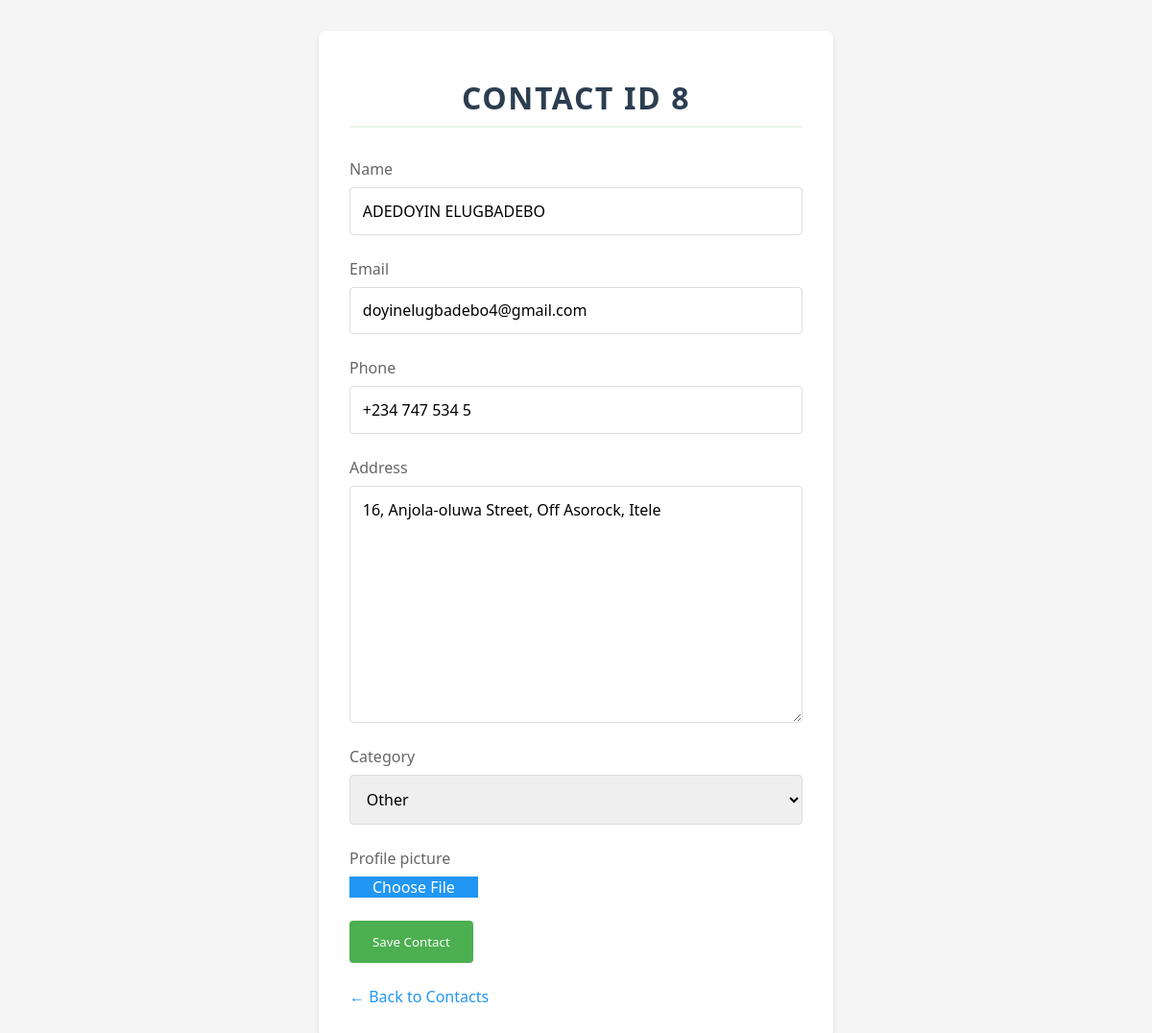
/edit/8/, run on the app's committed database.
### contacts/models.py (models this page shows, shortened)
class Contact(models.Model):
    CATEGORY_CHOICES = [
        ('family', 'Family'),
        ('friends', 'Friends'),
        ('work', 'Work'),
        ('other', 'Other'),
    ]
    name = models.CharField(max_length=100)
    email = models.EmailField(unique=True)
    phone = models.CharField(max_length=15)
    address = models.TextField(blank=True, null=True)
    category = models.CharField(max_length=20, choices=CATEGORY_CHOICES, default='other')
    profile_picture = models.ImageField(upload_to='contact_pictures/', blank=True, null=True)
    created_at = models.DateTimeField(auto_now_add=True)
    user = models.ForeignKey(User, on_delete=models.CASCADE, null=True)  # important
    class Meta:
        unique_together = ['email', 'user']  # Make email unique per user

### contacts/views.py (the view)
# urls.py: path('edit/<int:pk>/', edit_contact, name='edit_contact'),
def edit_contact(request, pk):
    contact = get_object_or_404(Contact, pk=pk)
    if request.method == 'POST':
        form = ContactForm(request.POST, request.FILES, instance=contact)
        if form.is_valid():
            form.save()
            return redirect('contact_list')
    else:
        form = ContactForm(instance=contact)
    return render(request, 'contacts/contact_form.html', {'form': form, 'contact': contact})

### contacts/forms.py
class ContactForm(forms.ModelForm):
    class Meta:
        model = Contact
        fields = ['name', 'email', 'phone', 'address', 'category', 'profile_picture']

### contacts/templates/contacts/contact_form.html (shortened to what this page needs)
<!DOCTYPE html>
<html>
<head>
</head>
<body>
    <div class="form-container">
        <h1 class="contact-identifier">Contact ID {{ form.instance.pk|default:"Add" }}</h1>
        <form method="POST" enctype="multipart/form-data">
            {% for field in form %}
                <div class="form-group">
                    <label for="{{ field.id_for_label }}">{{ field.label }}</label>
                    {% if field.name == 'profile_picture' %}
                        <div class="file-input-container">
                            <span class="file-input">Choose File</span>
                        </div>
                    {% else %}
                        {{ field }}
                    {% endif %}
                </div>
            {% endfor %}
            <button type="submit">Save Contact</button>
        </form>
        <a href="{% url 'contact_list' %}" class="back-link">← Back to Contacts</a>
    </div>
</body>
</html>

### contacts/templates/contacts/contact_form.html (style rules this page uses)
* { margin: 0; padding: 0; box-sizing: border-box; font-family: 'Segoe UI', Tahoma, Geneva, Verdana, sans-serif; }
body { background: #f5f5f5; padding: 2rem; max-width: 600px; margin: 0 auto; }
.form-container { background: white; padding: 2rem; border-radius: 8px; box-shadow: 0 2px 4px rgba(0,0,0,0.1); }
h1 { margin-bottom: 2rem; color: #333; }
form { display: flex; flex-direction: column; gap: 1.5rem; }
.form-group { display: flex; flex-direction: column; gap: 0.5rem; }
label { font-weight: 500; color: #666; }
input, select, textarea { padding: 0.8rem; border: 1px solid #ddd; border-radius: 4px; font-size: 1rem; width: 100%; }
button[type="submit"] { padding: 0.8rem 1.5rem; background: #4CAF50; color: white; border: none; border-radius: 4px; cursor: pointer; transition: background 0.3s; align-self: flex-start; }
.back-link { display: inline-block; margin-top: 1.5rem; color: #2196F3; text-decoration: none; transition: color 0.3s; }
.contact-identifier { text-align: center; margin: 1rem 0 2rem; font-size: 2rem; font-weight: 600; color: #2c3e50; padding-bottom: 0.5rem; border-bottom: 2px solid #e8f5e9; letter-spacing: 0.05em; text-transform: uppercase; }
.file-input-container { position: relative; overflow: hidden; display: inline-block; }
.file-input { font-size: 1rem; padding: 0.8rem 1.5rem; background: #2196F3; color: white; border-radius: 4px; cursor: pointer; transition: background 0.3s; }
.form-group { position: relative; }

### data on the page
Contact: instance.pk "8", form "ADEDOYIN ELUGBADEBO" "doyinelugbadebo4@gmail.com" "+234 747 534 5" "16, Anjola-oluwa Street, Off Asorock, Itele" "Other"

### other printed values
{{ field.label }} "Name" "Email" "Phone" "Address" "Category" "Profile picture"
